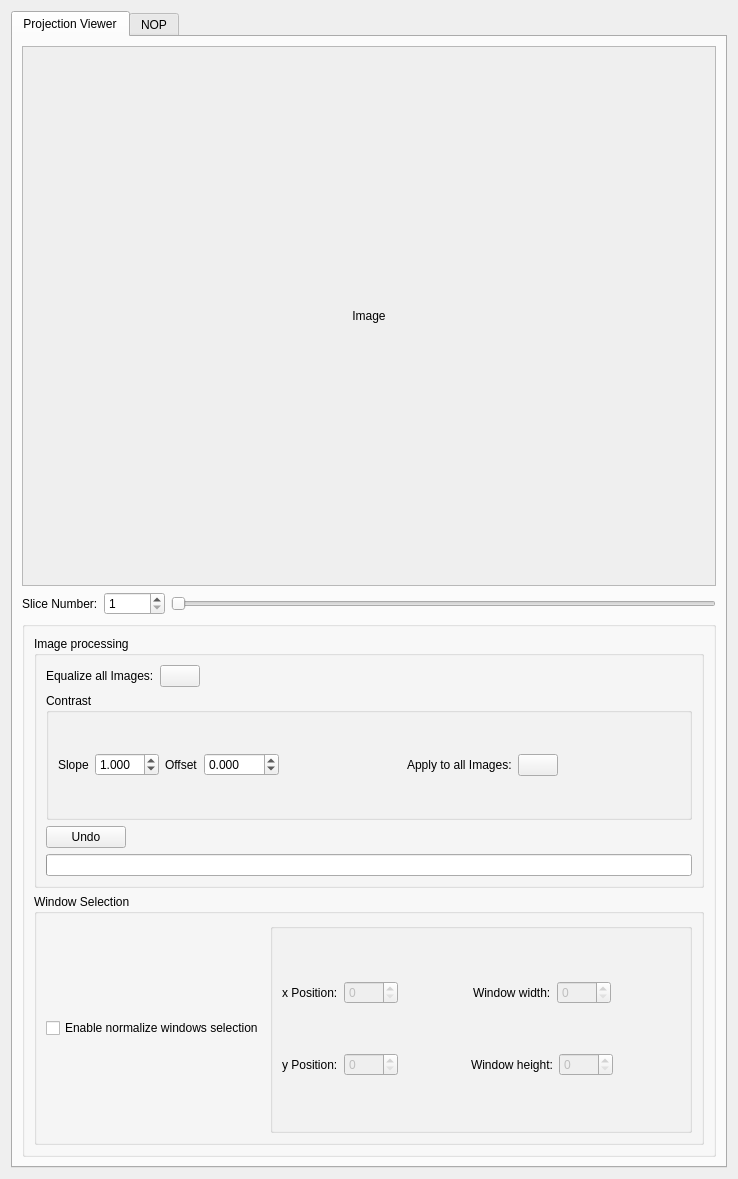
      <widget class="QWidget" name="scrollAreaWidgetContents_ImageProcessing">
       <property name="geometry">
        <rect>
         <x>0</x>
         <y>0</y>
         <width>738</width>
         <height>1179</height>
        </rect>
       </property>
       <layout class="QVBoxLayout" name="verticalLayout_5">
        <item>
         <widget class="QTabWidget" name="tabWidget_Projections">
          <property name="sizePolicy">
           <sizepolicy hsizetype="Minimum" vsizetype="Minimum">
            <horstretch>0</horstretch>
            <verstretch>0</verstretch>
           </sizepolicy>
          </property>
          <property name="minimumSize">
           <size>
            <width>605</width>
            <height>932</height>
           </size>
          </property>
          <property name="currentIndex">
           <number>0</number>
          </property>
          <widget class="QWidget" name="tab_ProjectionViewer">
           <attribute name="title">
            <string>Projection Viewer</string>
           </attribute>
           <layout class="QVBoxLayout" name="verticalLayout_7">
            <item>
             <widget class="QScrollArea" name="scrollArea_ImageViewer">
              <property name="sizePolicy">
               <sizepolicy hsizetype="Preferred" vsizetype="Preferred">
                <horstretch>0</horstretch>
                <verstretch>0</verstretch>
               </sizepolicy>
              </property>
              <property name="minimumSize">
               <size>
                <width>540</width>
                <height>540</height>
               </size>
              </property>
              <property name="widgetResizable">
               <bool>true</bool>
              </property>
              <property name="alignment">
               <set>Qt::AlignCenter</set>
              </property>
              <widget class="QWidget" name="scrollAreaWidgetContents_ImageViewer">
               <property name="geometry">
                <rect>
                 <x>0</x>
                 <y>0</y>
                 <width>694</width>
                 <height>538</height>
                </rect>
               </property>
               <property name="sizePolicy">
                <sizepolicy hsizetype="Minimum" vsizetype="Minimum">
                 <horstretch>0</horstretch>
                 <verstretch>0</verstretch>
                </sizepolicy>
               </property>
               <property name="minimumSize">
                <size>
                 <width>512</width>
                 <height>512</height>
                </size>
               </property>
               <layout class="QGridLayout" name="gridLayout_2">
                <item row="0" column="0">
                 <widget class="QLabel" name="label_ImageView">
                  <property name="sizePolicy">
                   <sizepolicy hsizetype="Fixed" vsizetype="Fixed">
                    <horstretch>0</horstretch>
                    <verstretch>0</verstretch>
                   </sizepolicy>
                  </property>
                  <property name="minimumSize">
                   <size>
                    <width>512</width>
                    <height>512</height>
                   </size>
                  </property>
                  <property name="text">
                   <string>Image</string>
                  </property>
                  <property name="alignment">
                   <set>Qt::AlignCenter</set>
                  </property>
                 </widget>
                </item>
               </layout>
              </widget>
             </widget>
            </item>
            <item>
             <layout class="QHBoxLayout" name="horizontalLayout_ProjectionSlice">
              <item>
               <widget class="QLabel" name="label_SliceNr">
                <property name="text">
                 <string>Slice Number:</string>
                </property>
               </widget>
              </item>
              <item>
               <widget class="QSpinBox" name="spinBox_SliceNumber">
                <property name="minimum">
                 <number>1</number>
                </property>
                <property name="maximum">
                 <number>10000</number>
                </property>
               </widget>
              </item>
              <item>
               <widget class="QSlider" name="horizontalSlider_imageView">
                <property name="minimum">
                 <number>1</number>
                </property>
                <property name="maximum">
                 <number>10000</number>
                </property>
                <property name="orientation">
                 <enum>Qt::Horizontal</enum>
                </property>
               </widget>
              </item>
             </layout>
            </item>
            <item>
             <widget class="QGroupBox" name="groupBox_ImageOperations">
              <property name="sizePolicy">
               <sizepolicy hsizetype="Expanding" vsizetype="Minimum">
                <horstretch>2</horstretch>
                <verstretch>0</verstretch>
               </sizepolicy>
              </property>
              <property name="minimumSize">
               <size>
                <width>586</width>
                <height>314</height>
               </size>
              </property>
              <property name="title">
               <string/>
              </property>
              <layout class="QVBoxLayout" name="verticalLayout_25">
               <item>
                <widget class="QGroupBox" name="groupBox_2">
                 <property name="sizePolicy">
                  <sizepolicy hsizetype="Expanding" vsizetype="Minimum">
                   <horstretch>0</horstretch>
                   <verstretch>0</verstretch>
                  </sizepolicy>
                 </property>
                 <property name="minimumSize">
                  <size>
                   <width>0</width>
                   <height>184</height>
                  </size>
                 </property>
                 <property name="title">
                  <string>Image processing</string>
                 </property>
                 <layout class="QHBoxLayout" name="horizontalLayout_16">
                  <item>
                   <layout class="QVBoxLayout" name="verticalLayout_24">
                    <item>
                     <layout class="QHBoxLayout" name="horizontalLayout_7">
                      <item>
                       <widget class="QLabel" name="label">
                        <property name="text">
                         <string>Equalize all Images:</string>
                        </property>
                       </widget>
                      </item>
                      <item>
                       <widget class="QPushButton" name="pushButton_applyEqualize">
                        <property name="text">
                         <string/>
                        </property>
                        <property name="icon">
                         <iconset resource="projectionpreprocessor.qrc">
                          <normaloff>:/ProjectionPreProcessor/Images/forward.png</normaloff>:/ProjectionPreProcessor/Images/forward.png</iconset>
                        </property>
                       </widget>
                      </item>
                      <item>
                       <spacer name="horizontalSpacer_19">
                        <property name="orientation">
                         <enum>Qt::Horizontal</enum>
                        </property>
                        <property name="sizeHint" stdset="0">
                         <size>
                          <width>40</width>
                          <height>20</height>
                         </size>
                        </property>
                       </spacer>
                      </item>
                     </layout>
                    </item>
                    <item>
                     <widget class="QGroupBox" name="groupBox_3">
                      <property name="sizePolicy">
                       <sizepolicy hsizetype="Expanding" vsizetype="Minimum">
                        <horstretch>0</horstretch>
                        <verstretch>0</verstretch>
                       </sizepolicy>
                      </property>
                      <property name="minimumSize">
                       <size>
                        <width>0</width>
                        <height>55</height>
                       </size>
                      </property>
                      <property name="title">
                       <string>Contrast</string>
                      </property>
                      <layout class="QHBoxLayout" name="horizontalLayout_21">
                       <item>
                        <layout class="QHBoxLayout" name="horizontalLayout_8">
                         <item>
                          <widget class="QLabel" name="label_ContrastSlope">
                           <property name="text">
                            <string>Slope</string>
                           </property>
                          </widget>
                         </item>
                         <item>
                          <widget class="QDoubleSpinBox" name="doubleSpinBox_ContrastSlope">
                           <property name="sizePolicy">
                            <sizepolicy hsizetype="Preferred" vsizetype="Fixed">
                             <horstretch>0</horstretch>
                             <verstretch>0</verstretch>
                            </sizepolicy>
                           </property>
                           <property name="minimumSize">
                            <size>
                             <width>0</width>
                             <height>21</height>
                            </size>
                           </property>
                           <property name="decimals">
                            <number>3</number>
                           </property>
                           <property name="minimum">
                            <double>0.100000000000000</double>
                           </property>
                           <property name="maximum">
                            <double>10.000000000000000</double>
                           </property>
                           <property name="singleStep">
                            <double>0.100000000000000</double>
                           </property>
                           <property name="value">
                            <double>1.000000000000000</double>
                           </property>
                          </widget>
                         </item>
                         <item>
                          <widget class="QLabel" name="label_contrastOffset">
                           <property name="text">
                            <string>Offset</string>
                           </property>
                          </widget>
                         </item>
                         <item>
                          <widget class="QDoubleSpinBox" name="doubleSpinBox_ContrastOffset">
                           <property name="decimals">
                            <number>3</number>
                           </property>
                           <property name="minimum">
                            <double>-255.000000000000000</double>
                           </property>
                           <property name="maximum">
                            <double>255.000000000000000</double>
                           </property>
                           <property name="value">
                            <double>0.000000000000000</double>
                           </property>
                          </widget>
                         </item>
                         <item>
                          <spacer name="horizontalSpacer_20">
                           <property name="orientation">
                            <enum>Qt::Horizontal</enum>
                           </property>
                           <property name="sizeHint" stdset="0">
                            <size>
                             <width>105</width>
                             <height>20</height>
                            </size>
                           </property>
                          </spacer>
                         </item>
                         <item>
                          <widget class="QLabel" name="label_ContrastApply">
                           <property name="text">
                            <string>Apply to all Images:</string>
                           </property>
                          </widget>
                         </item>
                         <item>
                          <widget class="QPushButton" name="pushButton_ContrastApply">
                           <property name="text">
                            <string/>
                           </property>
                           <property name="icon">
                            <iconset resource="projectionpreprocessor.qrc">
                             <normaloff>:/ProjectionPreProcessor/Images/forward.png</normaloff>:/ProjectionPreProcessor/Images/forward.png</iconset>
                           </property>
                          </widget>
                         </item>
                         <item>
                          <spacer name="horizontalSpacer_21">
                           <property name="orientation">
                            <enum>Qt::Horizontal</enum>
                           </property>
                           <property name="sizeHint" stdset="0">
                            <size>
                             <width>105</width>
                             <height>20</height>
                            </size>
                           </property>
                          </spacer>
                         </item>
                        </layout>
                       </item>
                      </layout>
                     </widget>
                    </item>
                    <item>
                     <layout class="QHBoxLayout" name="horizontalLayout_15">
                      <item>
                       <widget class="QPushButton" name="pushButton_UndoImageProcessing">
                        <property name="text">
                         <string>Undo</string>
                        </property>
                       </widget>
                      </item>
                      <item>
                       <spacer name="horizontalSpacer_22">
                        <property name="orientation">
                         <enum>Qt::Horizontal</enum>
                        </property>
                        <property name="sizeHint" stdset="0">
                         <size>
                          <width>40</width>
                          <height>20</height>
                         </size>
                        </property>
                       </spacer>
                      </item>
                     </layout>
                    </item>
                    <item>
                     <widget class="QProgressBar" name="progressBar_ImageProcessing">
                      <property name="minimum">
                       <number>0</number>
                      </property>
                      <property name="maximum">
                       <number>10000</number>
                      </property>
                      <property name="value">
                       <number>0</number>
                      </property>
                      <property name="alignment">
                       <set>Qt::AlignRight|Qt::AlignTrailing|Qt::AlignVCenter</set>
                      </property>
                      <property name="format">
                       <string/>
                      </property>
                     </widget>
                    </item>
                   </layout>
                  </item>
                 </layout>
                </widget>
               </item>
               <item>
                <widget class="QGroupBox" name="groupBox_4">
                 <property name="sizePolicy">
                  <sizepolicy hsizetype="Preferred" vsizetype="Minimum">
                   <horstretch>0</horstretch>
                   <verstretch>0</verstretch>
                  </sizepolicy>
                 </property>
                 <property name="minimumSize">
                  <size>
                   <width>0</width>
                   <height>105</height>
                  </size>
                 </property>
                 <property name="title">
                  <string>Window Selection</string>
                 </property>
                 <layout class="QVBoxLayout" name="verticalLayout_23">
                  <item>
                   <layout class="QHBoxLayout" name="horizontalLayout_14">
                    <item>
                     <widget class="QCheckBox" name="checkBox_EnableWindowSelection">
                      <property name="text">
                       <string>Enable normalize windows selection</string>
                      </property>
                     </widget>
                    </item>
                    <item>
                     <widget class="QGroupBox" name="groupBox_5">
                      <property name="title">
                       <string/>
                      </property>
                      <layout class="QVBoxLayout" name="verticalLayout_22">
                       <item>
                        <layout class="QHBoxLayout" name="horizontalLayout_10">
                         <item>
                          <widget class="QLabel" name="label_xPosition">
                           <property name="text">
                            <string>x Position:</string>
                           </property>
                          </widget>
                         </item>
                         <item>
                          <widget class="QSpinBox" name="spinBox_xWinPos">
                           <property name="enabled">
                            <bool>false</bool>
                           </property>
                           <property name="maximum">
                            <number>9000</number>
                           </property>
                          </widget>
                         </item>
                         <item>
                          <spacer name="horizontalSpacer_23">
                           <property name="orientation">
                            <enum>Qt::Horizontal</enum>
                           </property>
                           <property name="sizeHint" stdset="0">
                            <size>
                             <width>40</width>
                             <height>20</height>
                            </size>
                           </property>
                          </spacer>
                         </item>
                         <item>
                          <widget class="QLabel" name="label_7">
                           <property name="text">
                            <string>Window width:</string>
                           </property>
                          </widget>
                         </item>
                         <item>
                          <widget class="QSpinBox" name="spinBox_WinWidth">
                           <property name="enabled">
                            <bool>false</bool>
                           </property>
                           <property name="maximum">
                            <number>9000</number>
                           </property>
                          </widget>
                         </item>
                         <item>
                          <spacer name="horizontalSpacer_25">
                           <property name="orientation">
                            <enum>Qt::Horizontal</enum>
                           </property>
                           <property name="sizeHint" stdset="0">
                            <size>
                             <width>40</width>
                             <height>20</height>
                            </size>
                           </property>
                          </spacer>
                         </item>
                        </layout>
                       </item>
                       <item>
                        <layout class="QHBoxLayout" name="horizontalLayout_12">
                         <item>
                          <widget class="QLabel" name="label_6">
                           <property name="text">
                            <string>y Position:</string>
                           </property>
                          </widget>
                         </item>
                         <item>
                          <widget class="QSpinBox" name="spinBox_yWinPos">
                           <property name="enabled">
                            <bool>false</bool>
                           </property>
                           <property name="maximum">
                            <number>9000</number>
                           </property>
                          </widget>
                         </item>
                         <item>
                          <spacer name="horizontalSpacer_24">
                           <property name="orientation">
                            <enum>Qt::Horizontal</enum>
                           </property>
                           <property name="sizeHint" stdset="0">
                            <size>
                             <width>40</width>
                             <height>20</height>
                            </size>
                           </property>
                          </spacer>
                         </item>
                         <item>
                          <widget class="QLabel" name="label_8">
                           <property name="text">
                            <string>Window height:</string>
                           </property>
                          </widget>
                         </item>
                         <item>
                          <widget class="QSpinBox" name="spinBox_WinHeight">
                           <property name="enabled">
                            <bool>false</bool>
                           </property>
                           <property name="maximum">
                            <number>9000</number>
                           </property>
                          </widget>
                         </item>
                         <item>
                          <spacer name="horizontalSpacer_26">
                           <property name="orientation">
                            <enum>Qt::Horizontal</enum>
                           </property>
                           <property name="sizeHint" stdset="0">
                            <size>
                             <width>40</width>
                             <height>20</height>
                            </size>
                           </property>
                          </spacer>
                         </item>
                        </layout>
                       </item>
                      </layout>
                     </widget>
                    </item>
                   </layout>
                  </item>
                 </layout>
                </widget>
               </item>
              </layout>
             </widget>
            </item>
           </layout>
          </widget>
          <widget class="QWidget" name="tab_NOP">
           <attribute name="title">
            <string>NOP</string>
           </attribute>
          </widget>
         </widget>
        </item>
       </layout>
      </widget>
